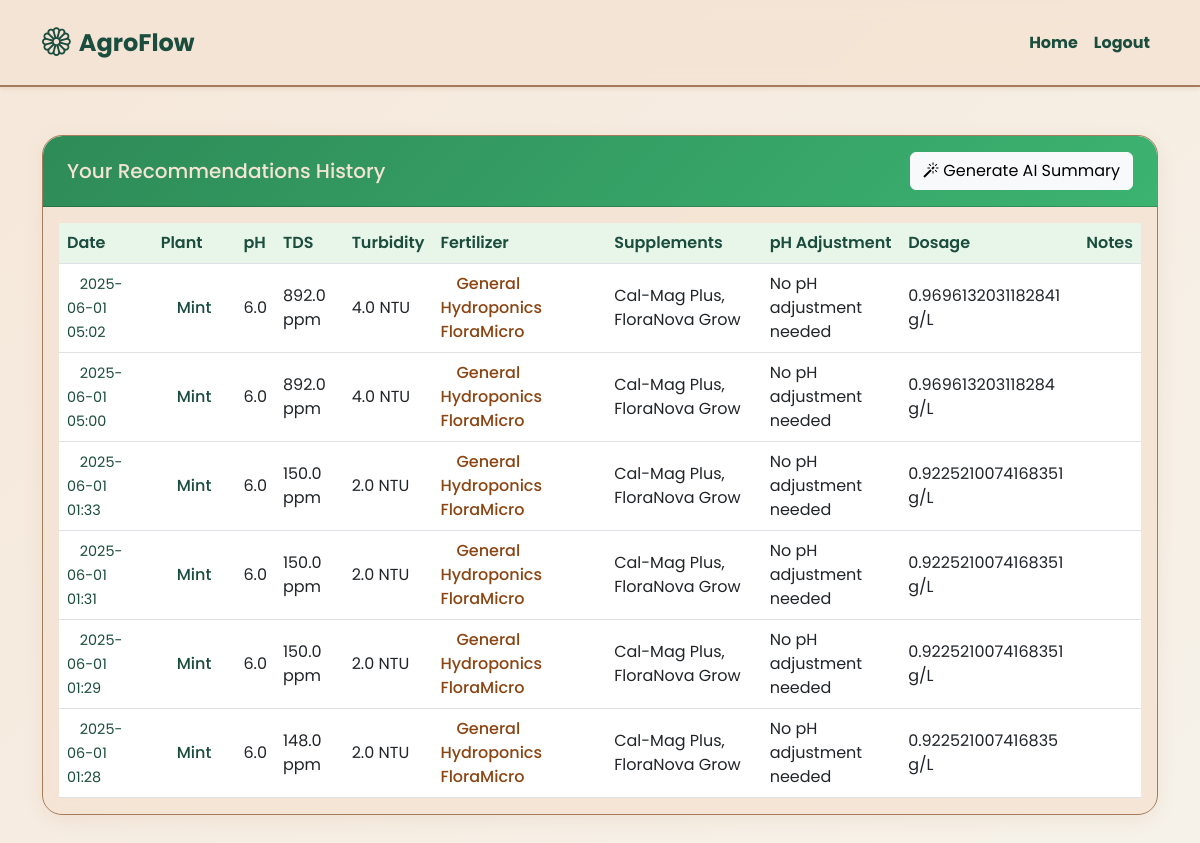
/dashboard (signed in), run on an earlier commit of the app's database.
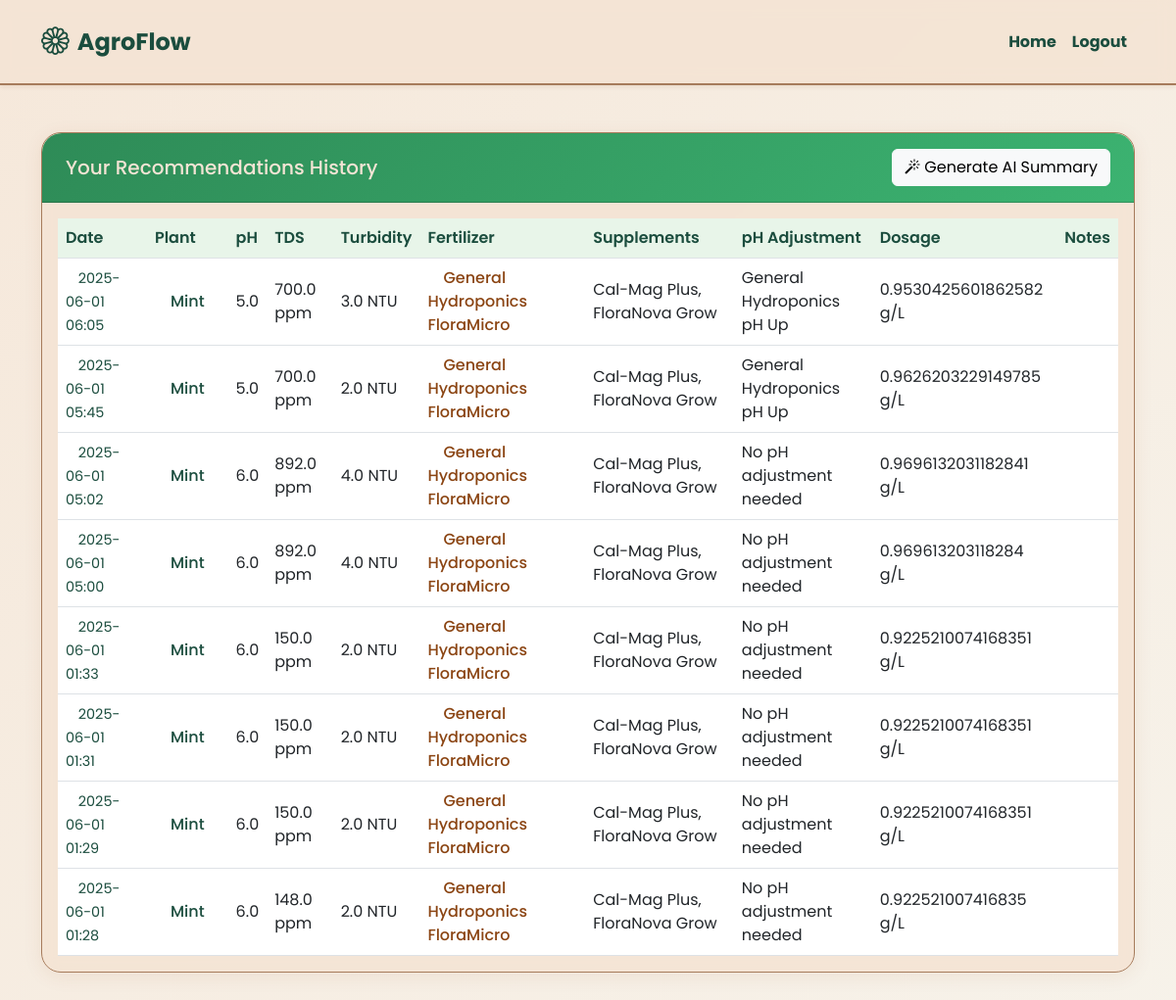
And on a later commit of the database.
### models.py (models this page shows, shortened)
class SoilData(db.Model):
    id = db.Column(db.Integer, primary_key=True)
    user_id = db.Column(db.Integer, db.ForeignKey('user.id'), nullable=False)
    plant = db.Column(db.String(50), nullable=False)
    ph = db.Column(db.Float, nullable=False)
    tds = db.Column(db.Float, nullable=False)
    turbidity = db.Column(db.Float, nullable=False)
    fertilizer = db.Column(db.String(100), nullable=False)
    supplements = db.Column(db.String(200), nullable=True)
    ph_adjustment = db.Column(db.String(100), nullable=True)
    dosage = db.Column(db.Float, nullable=True)
    notes = db.Column(db.Text)
    created_at = db.Column(db.DateTime, default=datetime.utcnow)

### app.py (the view)
@app.route('/dashboard')
@login_required
def dashboard():
    stmt = select(SoilData).where(SoilData.user_id == current_user.id).order_by(SoilData.created_at.desc())
    soil_data = db.session.execute(stmt).scalars().all()
    return render_template('dashboard.html', soil_data=soil_data)

### app.py (called while the page is built)
@login_manager.user_loader
def load_user(user_id):
    return db.session.get(User, int(user_id))

### templates/dashboard.html (shortened to what this page needs)
<!DOCTYPE html>
<html lang="en">
<head>
    <link rel="stylesheet" href="https://cdn.jsdelivr.net/npm/bootstrap@5.3.0/dist/css/bootstrap.min.css">
    <link rel="stylesheet" href="https://cdn.jsdelivr.net/npm/bootstrap-icons@1.11.0/font/bootstrap-icons.css">
</head>
<body>
    <nav class="navbar navbar-expand-lg">
        <div class="container">
            <a class="navbar-brand" href="{{ url_for('home') }}">
                <i class="bi bi-flower1"></i>
                <span>AgroFlow</span>
            </a>
            <div class="collapse navbar-collapse" id="navbarNav">
                <ul class="navbar-nav ms-auto">
                    <li class="nav-item">
                        <a class="nav-link" href="{{ url_for('home') }}">Home</a>
                    </li>
                    <li class="nav-item">
                        <a class="nav-link" href="{{ url_for('logout') }}">Logout</a>
                    </li>
                </ul>
            </div>
        </div>
    </nav>
    <div class="container py-5">
        <div class="row">
            <div class="col-12">
                <div class="card">
                    <div class="card-header d-flex justify-content-between align-items-center">
                        <h5 class="mb-0">Your Recommendations History</h5>
                        <button class="btn btn-light" onclick="generateSummary()">
                            <i class="bi bi-magic"></i> Generate AI Summary
                        </button>
                    </div>
                    <div class="card-body">
                        <div class="table-responsive">
                            <table class="table">
                                <thead>
                                    <tr>
                                        <th>Date</th>
                                        <th>Plant</th>
                                        <th>pH</th>
                                        <th>TDS</th>
                                        <th>Turbidity</th>
                                        <th>Fertilizer</th>
                                        <th>Supplements</th>
                                        <th>pH Adjustment</th>
                                        <th>Dosage</th>
                                        <th>Notes</th>
                                    </tr>
                                </thead>
                                <tbody>
                                    {% for data in soil_data %}
                                    <tr>
                                        <td><span class="date-badge">{{ data.created_at.strftime('%Y-%m-%d %H:%M') }}</span></td>
                                        <td><span class="plant-badge">{{ data.plant }}</span></td>
                                        <td>{{ data.ph }}</td>
                                        <td>{{ data.tds }} ppm</td>
                                        <td>{{ data.turbidity }} NTU</td>
                                        <td><span class="fertilizer-badge">{{ data.fertilizer }}</span></td>
                                        <td>{{ data.supplements }}</td>
                                        <td>{{ data.ph_adjustment }}</td>
                                        <td>{{ data.dosage }} g/L</td>
                                        <td>{{ data.notes }}</td>
                                    </tr>
                                    {% endfor %}
                                </tbody>
                            </table>
                        </div>
                    </div>
                </div>
            </div>
        </div>
    </div>
</body>
</html>

### templates/dashboard.html (style rules this page uses)
:root { --primary-green: #2E8B57; --light-green: #E8F5E9; --medium-green: #3CB371; --dark-green: #1B4D3E; --brown: #8B4513; --light-brown: #F5F0E6; --medium-brown: #A67B5B; --dark-brown: #5C4033; --background-brown: #F4E4D4; --white: #FFFFFF; }
body { font-family: 'Poppins', sans-serif; background: linear-gradient(135deg, rgba(244, 228, 212, 0.85) 0%, rgba(245, 240, 230, 0.85) 100%); min-height: 100vh; color: var(--dark-green); }
.navbar { background: rgba(244, 228, 212, 0.9); backdrop-filter: blur(8px); box-shadow: 0 2px 4px rgba(139, 69, 19, 0.1); padding: 1rem 0; border-bottom: 2px solid var(--medium-brown); }
.navbar-brand { color: var(--dark-green) !important; font-weight: 700; font-size: 1.5rem; display: flex; align-items: center; gap: 0.5rem; }
.navbar-brand i { font-size: 1.8rem; color: var(--dark-green); animation: rotateFlower 3s linear infinite; }
.nav-link { font-size: 1rem; color: var(--dark-green)!important; font-weight: 700; }
.card { border: none; border-radius: 20px; box-shadow: 0 4px 20px rgba(139, 69, 19, 0.08); background: rgba(244, 228, 212, 0.9); backdrop-filter: blur(8px); transition: all 0.3s ease; border: 1px solid var(--medium-brown); margin-bottom: 2rem; }
.card-header { background: linear-gradient(135deg, var(--primary-green), var(--medium-green)); color: var(--background-brown); border-radius: 20px 20px 0 0 !important; padding: 1rem 1.5rem; }
.table { margin-bottom: 0; }
.table th { background-color: var(--light-green); color: var(--dark-green); font-weight: 600; }
.table td { vertical-align: middle; }
.plant-badge { color: var(--dark-green); padding: 0.5rem 1rem; border-radius: 20px; font-weight: 500; }
.fertilizer-badge { color: var(--brown); padding: 0.5rem 1rem; font-weight: 500; }
.date-badge { color: var(--dark-green); padding: 0.3rem 0.8rem; border-radius: 15px; font-size: 0.9rem; }

What changed in the data, as far as the page shows it:
added SoilData: created_at "2025-06-01 06:05", plant "Mint", ph "5.0", tds "700.0", turbidity "3.0", fertilizer "General Hydroponics FloraMicro", supplements "Cal-Mag Plus, FloraNova Grow", ph_adjustment "General Hydroponics pH Up", dosage "0.9530425601862582"
added SoilData: created_at "2025-06-01 05:45", plant "Mint", ph "5.0", tds "700.0", turbidity "2.0", fertilizer "General Hydroponics FloraMicro", supplements "Cal-Mag Plus, FloraNova Grow", ph_adjustment "General Hydroponics pH Up", dosage "0.9626203229149785"
